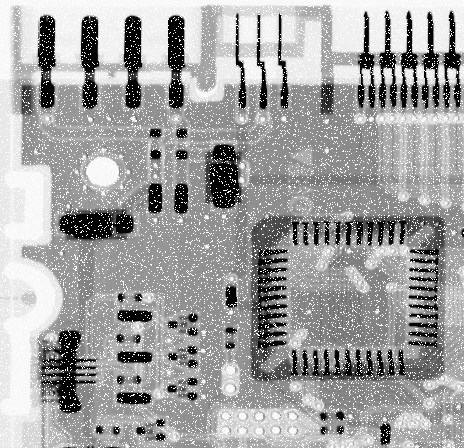
%> input picture Lab4/Q4_1_2.tiff, 464 x 448 px
$ octave Q412_11510714.m   (GNU Octave 9; MATLAB toolbox functions it lacks are replaced by stand-ins)
%> lines starting %> are read from the running program, lines starting %| are printed output that depends on the picture
% simple salt noise
% Contra harmonic mean filter
I=imread('Q4_1_2.tiff');
%> I is the input picture: size 448x464 uint8; min 0, max 255, mean 161.2
InputImage=double(I);
[M,N]=size(InputImage);
%> M = 448; N = 464
fp=padarray(InputImage,[M/2,N/2]); % padded image
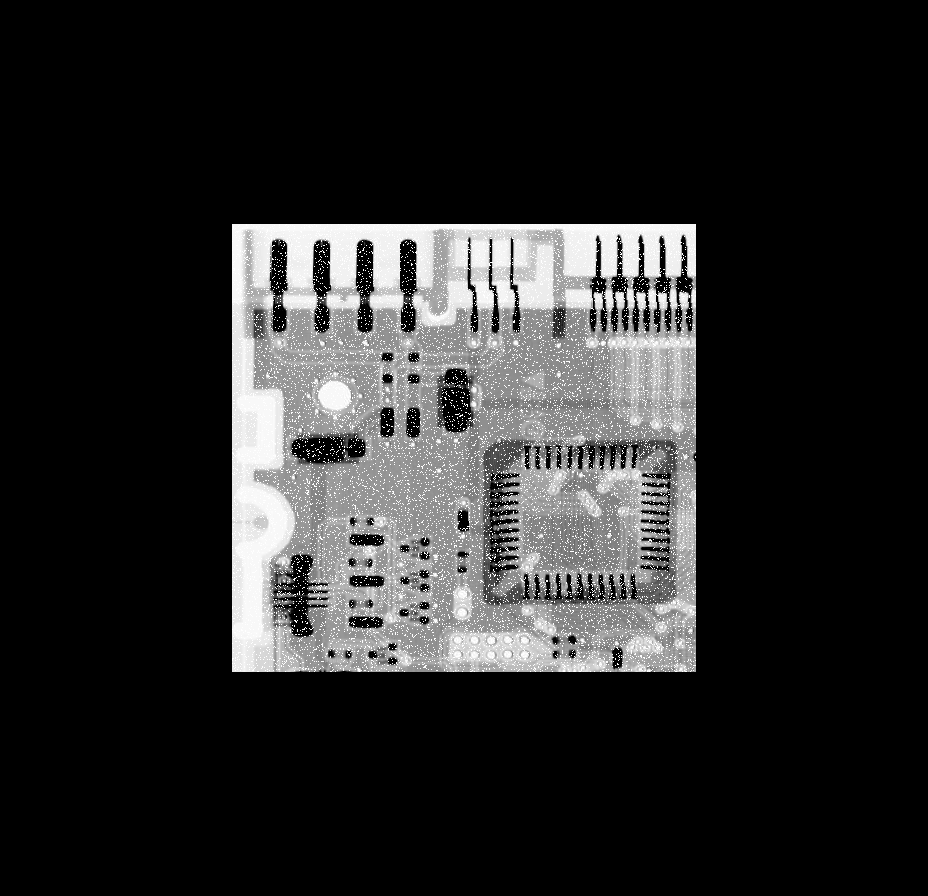
%> fp: size 896x928 double; min 0, max 255, mean 40.3

cent=ones(M*2,N*2);
for i=1:M*2
    for j=1:N*2
        if rem(i+j,2)==1
            cent(i,j)=-1;
        end
    end
end
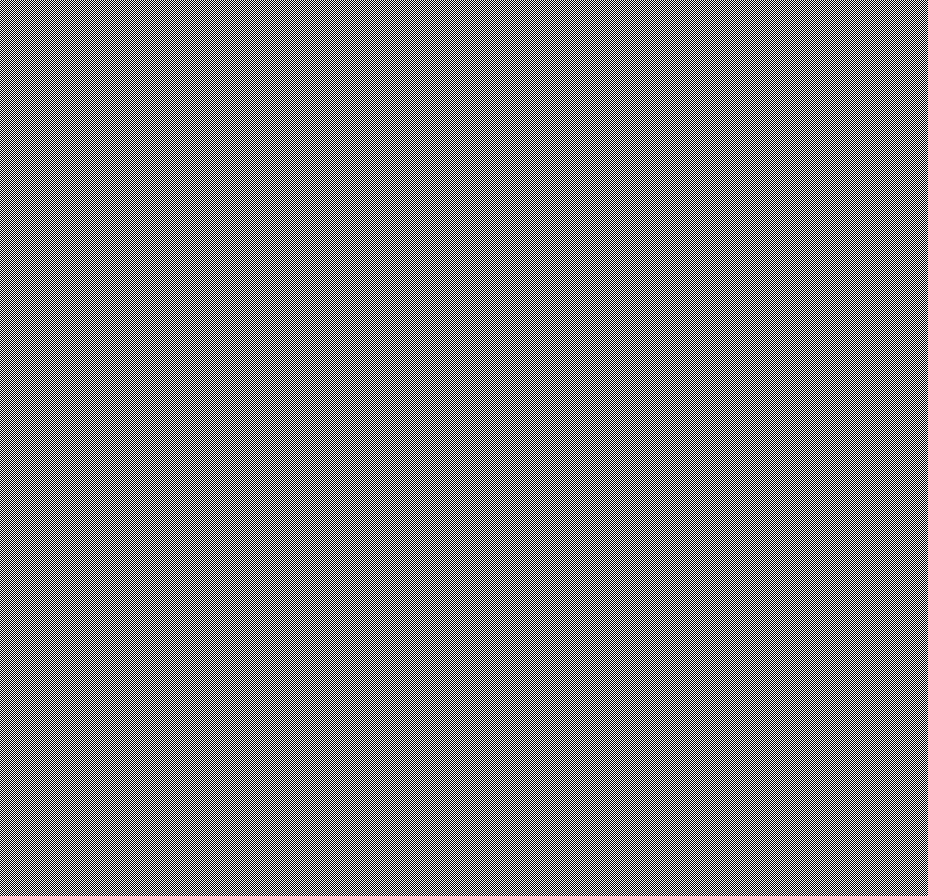
%> cent: size 896x928 double; values -1 (black) and 1 (white), 50% white in thin lines or dots
F=fft2(fp.*cent);

% contraharmonic mean filter with Q <0
win=[3,3];
a=(win(1)-1)/2;
b=(win(2)-1)/2;
fp=padarray(InputImage,[a,b]);
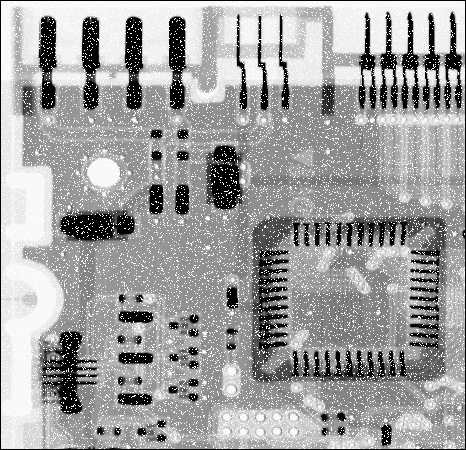
%> fp: size 450x466 double; min 0, max 255, mean 159.8
f=zeros(M,N);
Q=-1;
for i=a+1:M+a
    for j=b+1:N+b
        win=fp((i-a:i+a),(j-b:j+b));
        f(i,j)=sum(sum(win.^(Q+1)))/sum(sum(win.^Q));
    end
end
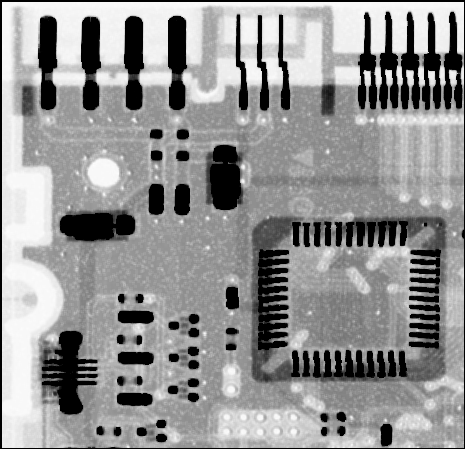
%> f: size 449x465 double; min 0, max 253.2, mean 147.3
OutputImage=uint8(f);

figure
subplot 221
imshow(uint8(I))
title('Input Image')
subplot 222
imshow(uint8(10*log2(1+abs(F))))
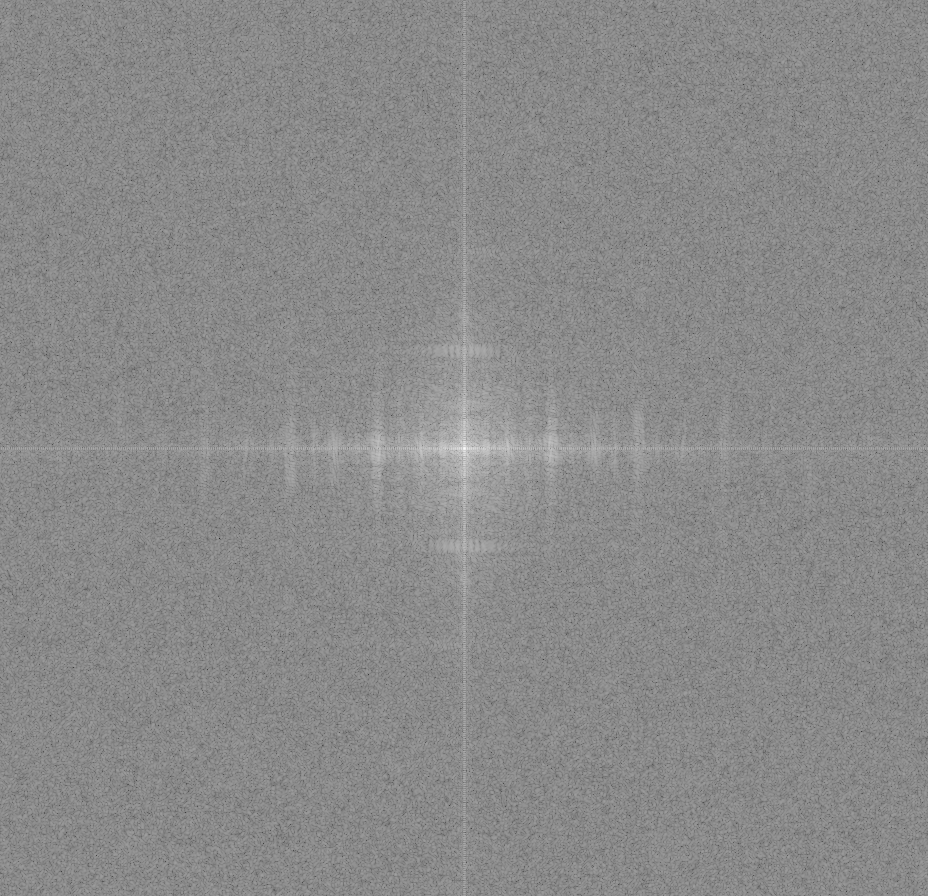
%> displayed picture: size 896x928, on the screen's scale of 0 to 255; min 35, max 250, mean 138
title('Frequency Domain')
subplot 223
histogram(I)
title('Input Image Histogram')
subplot 224
imshow(OutputImage)
title('Output Image')
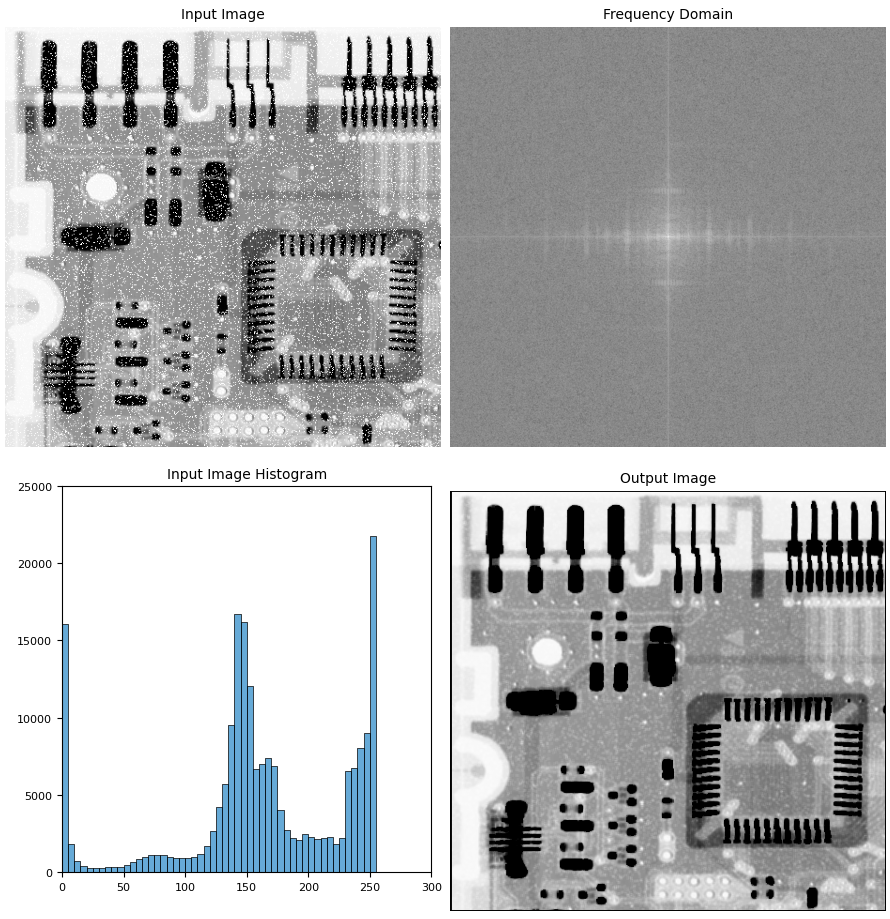
%> figure redrawn from the program's plot data, 4 panels
